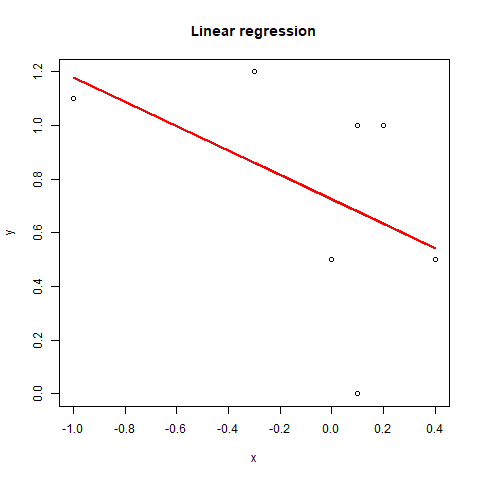

Write the R code that produced this figure.
X = cbind(numeric(7)+1, c(0.1, 0, -0.3, 0.2, 0.4, 0.1, -1))
Y = c(1, 0.5, 1.2, 1, 0.5, 0, 1.1)

betahat=solve(t(X)%*%X) %*%t(X)%*%Y
betahat

YH = NULL
for(i in 1:7){
  Yhat = (betahat[1]+ betahat[2]*X[i,2])
  YH = cbind(YH, Yhat)
}

#Yhat = (betahat[1]+ betahat[2]*X[2])
png(file="Q11.png")
plot(X[,2], Y, xlab ="x", ylab ="y", col ="black", main="Linear regression")
lines(X[,2], YH, col="red", lwd=2)
